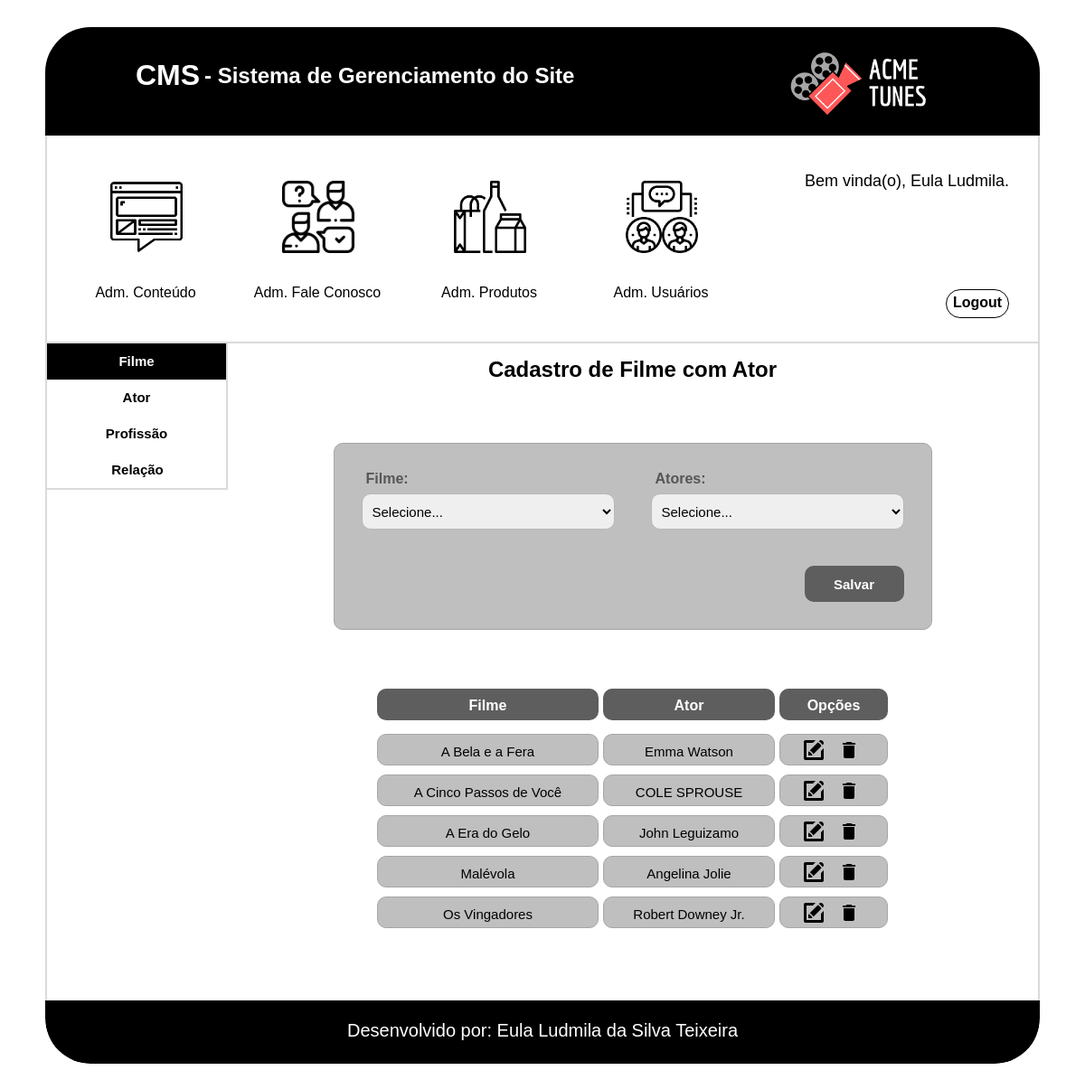
Screenshot of /cms/filme_ator.php (signed in) with the database file from the repository.
### tables this page shows
CREATE TABLE `tbl_filme_ator` (
  `cod_filme_ator` int(11) NOT NULL AUTO_INCREMENT,
  `cod_ator` int(11) NOT NULL,
  `cod_produto_filme` int(11) NOT NULL,
  PRIMARY KEY (`cod_filme_ator`),
  KEY `fk_produto_ator_cod_ator_idx` (`cod_ator`),
  KEY `fk_produto_ator_cod_produto_filme_idx` (`cod_produto_filme`),
  CONSTRAINT `fk_produto_ator_cod_ator` FOREIGN KEY (`cod_ator`) REFERENCES `tbl_ator` (`cod_ator`),
  CONSTRAINT `fk_produto_ator_cod_produto_filme` FOREIGN KEY (`cod_produto_filme`) REFERENCES `tbl_produto_filme` (`cod_produto_filme`)
);

CREATE TABLE `tbl_produto_filme` (
  `cod_produto_filme` int(11) NOT NULL AUTO_INCREMENT,
  `nome_filme` varchar(255) NOT NULL,
  `lancamento` date NOT NULL,
  `tempo` varchar(45) NOT NULL,
  `preco` decimal(8,2) NOT NULL,
  `foto` varchar(255) NOT NULL,
  `descricao` mediumtext NOT NULL,
  `imagem_slide` varchar(255) DEFAULT NULL,
  `ativo_filme_mes` tinyint(1) NOT NULL DEFAULT '0',
  `ativo_filme` tinyint(1) NOT NULL DEFAULT '0',
  `cod_classificacao` int(11) NOT NULL,
  PRIMARY KEY (`cod_produto_filme`),
  KEY `fk_produto_filme_cod_classificacao_idx` (`cod_classificacao`),
  CONSTRAINT `fk_produto_filme_cod_classificacao` FOREIGN KEY (`cod_classificacao`) REFERENCES `tbl_classificacao` (`cod_classificacao`)
);

CREATE TABLE `tbl_ator` (
  `cod_ator` int(11) NOT NULL AUTO_INCREMENT,
  `nome_artistico` varchar(100) NOT NULL,
  `nome_completo` varchar(200) NOT NULL,
  `data_nascimento` date DEFAULT NULL,
  `foto` varchar(255) NOT NULL,
  `biografia` mediumtext NOT NULL,
  `ativo_ator_mes` tinyint(1) NOT NULL DEFAULT '0',
  `ativo_ator` tinyint(1) NOT NULL DEFAULT '0',
  `cod_estado_civil` int(11) NOT NULL,
  PRIMARY KEY (`cod_ator`),
  KEY `fk_ator_cod_estado_civil_idx` (`cod_estado_civil`),
  CONSTRAINT `fk_ator_cod_estado_civil` FOREIGN KEY (`cod_estado_civil`) REFERENCES `tbl_estado_civil` (`cod_estado_civil`)
);

### cms/filme_ator.php (the view, shortened to what this page needs)
<?php
    $conexao = conexaoMysql();
    $ator = null;
    $cod_produto_filme = 0;
    $cod_ator= 0;
    $modo = null;
    $botao = "Salvar";
?>
<!doctype html>
<html>
    <head>
        <link href="css/filme_ator.css" type="text/css" rel="stylesheet">
        <link href="css/formatacao.css" type="text/css" rel="stylesheet">
        <link href="css/cabecalho_menu_adm.css" type="text/css" rel="stylesheet">
        <link href="css/rodape.css" type="text/css" rel="stylesheet">
    </head>
    <body>
        <div id="caixa_conteudo">
            <div id="conteudo" class="center">
                <?php include('cabecalho_menu_adm.php')?>
                <div class="itens">
                   <div id="menu_cadastro">
                        <a href="filme.php">
                            <div class="menu menu_filme">
                                 Filme
                            </div>
                        </a>
                        <a href="ator.php">
                            <div class="menu menu_opcoes">
                                 Ator
                            </div>
                        </a>
                        <a href="profissao.php">
                            <div class="menu menu_opcoes">
                                  Profissão
                            </div>
                        </a>
                        <div class="menu menu_opcoes">
                             Relação
                        </div>
                    </div>
                  <div class="cadastro">
                    <div class="titulo_filme_ator"><h2>Cadastro de Filme com Ator</h2></div>
                    <div class="cadastro_filme_ator center">
                        <form action="filme_ator.php" method="post" name="frm_filme_ator" enctype="multipart/form-data">
                            <div class="form_filme">
                                <div class="form_texto_usuario">
                                    <label>Filme:</label>
                                </div>
                                <div class="form_caixa_usuario">
                                    <select name="slt_filme" class="txtFilme" required>
                                        <?php
                                            if($modo == 'buscar'){
                                        ?>
                                          <option value="<?php echo($cod_produto_filme)?>"><?php echo($filme)?></option>
                                        <?php
                                          }else{
                                        ?>
                                          <option value="">Selecione...</option>
                                        <?php
                                          }
                                        ?>
                                    </select>
                                </div>
                            </div>
                            <div class="form_ator">
                                <div class="form_texto_usuario">
                                    <label>Atores:</label>
                                </div>
                                <div class="form_caixa_usuario">
                                    <select name="slt_ator" class="txtAtor" required>
                                        <?php
                                            if($modo == 'buscar'){
                                        ?>
                                          <option value="<?php echo($cod_ator)?>"><?php echo($ator)?></option>
                                        <?php
                                          }else{
                                        ?>
                                          <option value="">Selecione...</option>
                                        <?php
                                            }
                                        ?>
                                    </select>
                                </div>
                            </div>
                            <div class="botao_form">
                                <input type="submit" name="btnEnviar" class="form_btn" value="<?php echo($botao)?>">
                            </div>
                        </form>
                    </div>
                    <div class="tabela center">
                        <div class="linha_titulo">
                            <div class="titulo_form">
                                <h4>Filme</h4>
                            </div>
                            <div class="titulo_profissao">
                                <h4>Ator</h4>
                            </div>
                            <div class="titulo_opcoes">
                                <h4>Opções</h4>
                            </div>
                        </div>
                        <?php
                            $sql = "SELECT tbl_ator.*,tbl_filme_ator.*,tbl_produto_filme.*
                                    FROM tbl_produto_filme INNER JOIN tbl_filme_ator
                                    ON tbl_produto_filme.cod_produto_filme = tbl_filme_ator.cod_produto_filme
                                    INNER JOIN tbl_ator
                                    ON tbl_ator.cod_ator = tbl_filme_ator.cod_ator
                                    ORDER BY tbl_produto_filme.nome_filme";
                            $select = mysqli_query($conexao,$sql);
                            while($rsrelacionamento = mysqli_fetch_array($select)){
                        ?>
                        <div class="informacoes_form">
                            <div class="linha_informacao">
                                <span><?php echo($rsrelacionamento['nome_filme'])?></span>
                            </div>
                            <div class="linha_profissao">
                                <span><?php echo($rsrelacionamento['nome_artistico'])?></span>
                            </div>
                            <div class="linha_botao">
                                <figure class="editar">
                                    <a href="filme_ator.php?modo=buscar&id=<?php echo($rsrelacionamento['cod_filme_ator'])?>">
                                        <img src="img/iconfinder_new-24_103173.png" alt="Editar" title="Editar" class="botao" >
                                    </a>
                                </figure>
                                <figure class="excluir">
                                    <a href="filme_ator.php?modo=excluir&id=<?php echo($rsrelacionamento['cod_filme_ator'])?>">
                                        <img src="img/ic_delete.png" alt="Excluir" title="Excluir" class="botao " onclick="return confirm('Tem certeza que deseja excluir?')">
                                    </a>
                                </figure>
                            </div>
                        </div>
                        <?php
                            }
                        ?>
                    </div>
                    </div>
                </div>
                <?php include('rodape.php')?>
            </div>
        </div>
    </body>
</html>

### cms/css/filme_ator.css (style rules this page uses)
#caixa_conteudo { width: 100%; min-height: 500px; height: auto; overflow:hidden; padding-bottom: 50px; }
#conteudo { width: 1100px; min-height: 350px; height: auto; border-radius: 50px; overflow:hidden; box-sizing: border-box; padding-top: 30px; }
.itens { width: 1100px; min-height: 400px; height: auto; border-left: solid 2px #dadada; border-right: solid 2px #dadada; padding-bottom: 50px; overflow:hidden; padding-bottom: 50px; box-sizing: border-box; }
.titulo_filme_ator { width: inherit; height: 80px; text-align: center; box-sizing: border-box; padding-top: 15px; margin-bottom: 30px; }
.cadastro_filme_ator { width: 662px; min-height: 200px; height: auto; overflow: hidden; margin-bottom: 35px; border: solid 1px #a6a6a6; background-color: #BFBFBF; box-sizing: border-box; padding: 30px; border-radius: 10px; }
.form_caixa_usuario { width: inherit; height: 80px; }
.form_texto_usuario { width: inherit; height: 25px; color: #565656; font-size: 16px; font-family: Helvetica; font-weight: bold; box-sizing: border-box; padding-left: 5px; }
.form_filme { width: 280px;; height: 105px; float: left; margin-right: 40px; }
.txtFilme { width: inherit; height: 40px; border: 1px solid #b8b8b8; padding: 7px; box-sizing: border-box; border-radius: 10px; font-size: 15px; outline:none; }
.form_ator { width: 280px;; height: 105px; float: left; }
.txtAtor { width: inherit; height: 40px; border: 1px solid #b8b8b8; padding: 7px; box-sizing: border-box; border-radius: 10px; font-size: 15px; outline:none; }
.botao_form { width: 110px; height: 40px; margin-left: auto; clear: both; }
.form_btn { width: inherit; height: inherit; font-size: 15px; font-weight: bold; color: #ffffff; background-color: #5E5E5E; border: solid 2px #5E5E5E; border-radius: 10px; }
.tabela { width: 565px; min-height: 115px; height: auto; overflow: hidden; box-sizing: border-box; padding-bottom: 20px; }
.linha_titulo { width: inherit; height: 80px; padding-top: 30px; box-sizing: border-box; }
.titulo_form { width: 245px; height: 35px; border-radius: 10px; text-align: center; box-sizing: border-box; padding-top: 10px; float: left; margin-right: 5px; background-color: #5E5E5E; color: #ffffff; white-space: nowrap; overflow: hidden; text-overflow: ellipsis; }
.titulo_profissao { width: 190px; height: 35px; border-radius: 10px; text-align: center; box-sizing: border-box; padding-top: 10px; float: left; margin-right: 5px; background-color: #5E5E5E; color: #ffffff; white-space: nowrap; overflow: hidden; text-overflow: ellipsis; }
.titulo_opcoes { width: 120px; height: 35px; border-radius: 10px; text-align: center; box-sizing: border-box; padding-top: 10px; float: left; background-color: #5E5E5E; color: #ffffff; }
.informacoes_form { width: inherit; min-height: 35px; height: auto; overflow: hidden; margin-bottom: 10px; }
.linha_informacao { width: 245px; height: 35px; border-radius: 10px; font-size: 15px; white-space: nowrap; overflow: hidden; text-overflow: ellipsis; float: left; padding-top: 10px; text-align: center; box-sizing: border-box; margin-right: 5px; padding-left: 5px; padding-right: 5px; border: solid 1px #a6a6a6; background-color: #BFBFBF }
.linha_profissao { width: 190px; height: 35px; border-radius: 10px; font-size: 15px; float: left; padding-top: 10px; text-align: center; box-sizing: border-box; margin-right: 5px; padding-left: 5px; padding-right: 5px; border: solid 1px #a6a6a6; background-color: #BFBFBF; white-space: nowrap; overflow: hidden; text-overflow: ellipsis; }
.linha_botao { width: 120px; height: 35px; border-radius: 10px; float: left; box-sizing: border-box; padding-left: 25px; padding-top: 5px; border: solid 1px #a6a6a6; background-color: #BFBFBF; }
.excluir { width: 24px; height: 24px; margin-right: 15px; float: left; ; }
.editar { width: 24px; height: 24px; margin-right: 15px; float: left; }

### rows the page displays
tbl_filme_ator: cod_produto_filme.nome_filme "A Bela e a Fera", cod_ator.nome_artistico "Emma Watson"
tbl_filme_ator: cod_produto_filme.nome_filme "A Cinco Passos de Você", cod_ator.nome_artistico "COLE SPROUSE"
tbl_filme_ator: cod_produto_filme.nome_filme "A Era do Gelo", cod_ator.nome_artistico "John Leguizamo"
tbl_filme_ator: cod_produto_filme.nome_filme "Malévola", cod_ator.nome_artistico "Angelina Jolie"
tbl_filme_ator: cod_produto_filme.nome_filme "Os Vingadores", cod_ator.nome_artistico "Robert Downey Jr."

### other values shown
$_SESSION['nome'] "Eula Ludmila"
